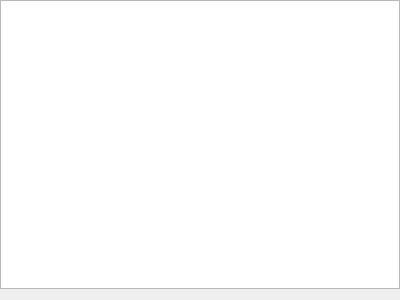
<?xml version="1.0" encoding="UTF-8"?>
<ui version="4.0">
 <class>ReviewChanges</class>
 <widget class="QWidget" name="ReviewChanges">
  <property name="geometry">
   <rect>
    <x>0</x>
    <y>0</y>
    <width>400</width>
    <height>300</height>
   </rect>
  </property>
  <layout class="QGridLayout" name="gridLayout">
   <property name="leftMargin">
    <number>0</number>
   </property>
   <property name="topMargin">
    <number>0</number>
   </property>
   <property name="rightMargin">
    <number>0</number>
   </property>
   <item row="0" column="0">
    <widget class="CategorizedView" name="packageView">
     <property name="mouseTracking">
      <bool>true</bool>
     </property>
     <property name="editTriggers">
      <set>QAbstractItemView::NoEditTriggers</set>
     </property>
     <property name="verticalScrollMode">
      <enum>QAbstractItemView::ScrollPerPixel</enum>
     </property>
    </widget>
   </item>
  </layout>
 </widget>
 <customwidgets>
  <customwidget>
   <class>CategorizedView</class>
   <extends>QListView</extends>
   <header>CategorizedView.h</header>
  </customwidget>
 </customwidgets>
 <resources/>
 <connections/>
</ui>
